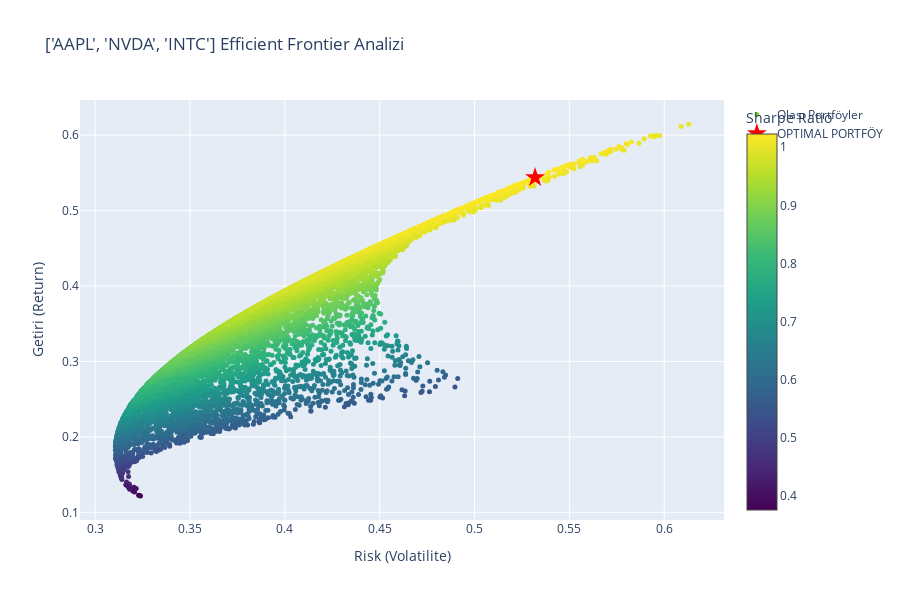

Notebook cell for this chart:
### Markdown cell above
## Best Portfolio with Monte Carlo Simulation

### Code cell
import plotly.graph_objects as go

symbols = top_10_symbols
period = '1y'

symbols = ["AAPL", "NVDA", "INTC"]
df_portfolio = get_portfolio_history(symbols, period=period)

# ---  Simülasyon Ayarları ---
num_portfolios = 10000 # 10000 senaryo deneyelim
all_weights = np.zeros((num_portfolios, len(symbols)))
ret_arr = np.zeros(num_portfolios)
vol_arr = np.zeros(num_portfolios)
sharpe_arr = np.zeros(num_portfolios)

print(f"{num_portfolios} senaryo hesaplanıyor... for {period}")

# --- 3. Hızlı Döngü ---
for i in range(num_portfolios):
    # Rastgele ağırlıklar
    weights = np.random.random(len(symbols))
    weights = weights / np.sum(weights)
    all_weights[i, :] = weights
    
    # Performans Hesapla
    ret, vol = portfolio_performance_with_data(df_portfolio, list(weights), period='1y')
    
    ret_arr[i] = ret
    vol_arr[i] = vol
    sharpe_arr[i] = ret / vol

# --- 4. En İyisini Bul ---
max_sharpe_idx = sharpe_arr.argmax()
best_ret = ret_arr[max_sharpe_idx]
best_vol = vol_arr[max_sharpe_idx]
best_w = all_weights[max_sharpe_idx, :]

print("-" * 30)
print(f"EN İYİ PORTFÖY (Max Sharpe: {sharpe_arr[max_sharpe_idx]:.2f})")
print(f"Getiri: %{best_ret:.2%}")
print(f"Risk:   %{best_vol:.2%}")
print("DAĞILIM:")
for i, s in enumerate(symbols):
    print(f"{s}: %{best_w[i]:.2%}")
print("-" * 30)


# --- 5. Görselleştirme ---
fig = go.Figure()

# Tüm Senaryolar
fig.add_trace(go.Scatter(
    x=vol_arr, y=ret_arr,
    mode='markers',
    marker=dict(
        size=5,
        color=sharpe_arr,
        colorscale='Viridis',
        showscale=True,
        colorbar=dict(title="Sharpe Ratio")
    ),
    text=[f"Sharpe: {s:.2f}" for s in sharpe_arr],
    name='Olası Portföyler'
))

# En İyi Nokta
fig.add_trace(go.Scatter(
    x=[best_vol], y=[best_ret],
    mode='markers',
    marker=dict(color='red', size=15, symbol='star'),
    name='OPTIMAL PORTFÖY'
))

fig.update_layout(
    title=f'{symbols} Efficient Frontier Analizi',
    xaxis_title='Risk (Volatilite)',
    yaxis_title='Getiri (Return)',
    height=600
)

fig.show()

print("Bitti.")

### Figure 1 — Plotly figure (JSON) as saved in the notebook; plotly's stock layout.template omitted (floating-point values rounded to 4 significant figures; data arrays with more than 128 entries replaced by an {"elided": "..."} marker saying what was removed)
{"data": [{"marker": {"color": {"elided": "10000 float values"}, "colorbar": {"title": {"text": "Sharpe Ratio"}}, "colorscale": [[0, "#440154"], [0.1111, "#482878"], [0.2222, "#3e4989"], [0.3333, "#31688e"], [0.4444, "#26828e"], [0.5556, "#1f9e89"], [0.6667, "#35b779"], [0.7778, "#6ece58"], [0.8889, "#b5de2b"], [1, "#fde725"]], "showscale": true, "size": 5}, "mode": "markers", "name": "Olası Portföyler", "text": {"elided": "10000 str values"}, "type": "scatter", "x": {"elided": "10000 float values"}, "y": {"elided": "10000 float values"}}, {"marker": {"color": "red", "size": 15, "symbol": "star"}, "mode": "markers", "name": "OPTIMAL PORTFÖY", "type": "scatter", "x": [0.5319], "y": [0.544]}], "layout": {"height": 600, "title": {"text": "['AAPL', 'NVDA', 'INTC'] Efficient Frontier Analizi"}, "xaxis": {"title": {"text": "Risk (Volatilite)"}}, "yaxis": {"title": {"text": "Getiri (Return)"}}}}
